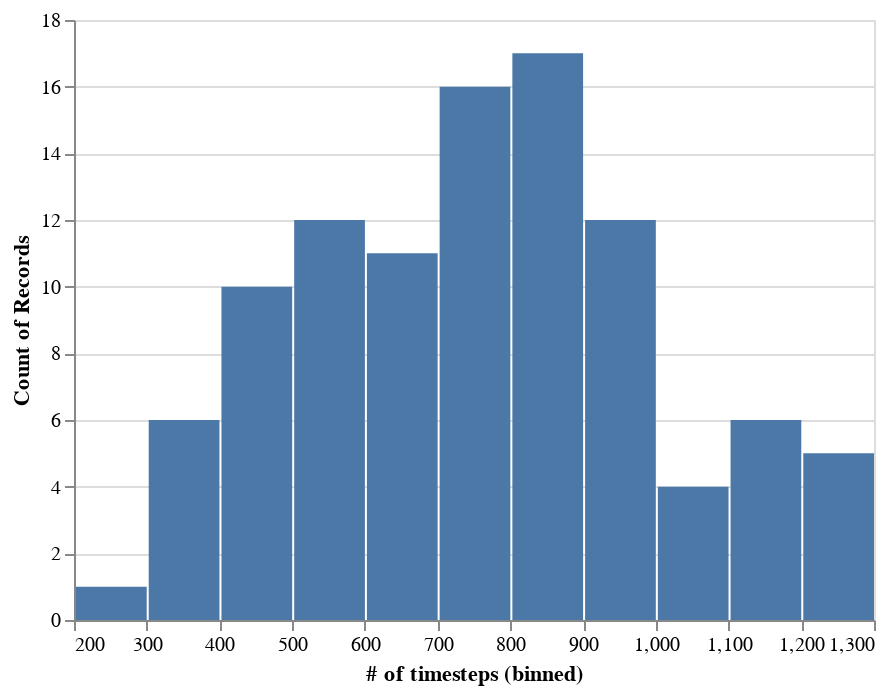

The notebook cell saved with this chart:
### Code cell
dataset = Dataset.generate(train_outlier_prob=0, n_samples=100)
sample_size_df = pd.DataFrame([len(s) for s in dataset.samples], columns=['# of timesteps'])
alt.Chart(sample_size_df).mark_bar().encode(
    alt.X("# of timesteps:Q", bin=True),
    y='count()',
)

### Figure 1 — Vega-Lite specification as saved in the notebook (floating-point values rounded to 4 significant figures)
{"config": {"view": {"continuousWidth": 400, "continuousHeight": 300}}, "data": {"name": "data-ffdd1bbcafaab8d1d77bd6ed0ea52126"}, "mark": "bar", "encoding": {"x": {"type": "quantitative", "bin": true, "field": "# of timesteps"}, "y": {"type": "quantitative", "aggregate": "count"}}, "$schema": "https://vega.github.io/schema/vega-lite/v4.8.1.json", "datasets": {"data-ffdd1bbcafaab8d1d77bd6ed0ea52126": [{"# of timesteps": 936}, {"# of timesteps": 792}, {"# of timesteps": 476}, {"# of timesteps": 1108}, {"# of timesteps": 792}, {"# of timesteps": 724}, {"# of timesteps": 344}, {"# of timesteps": 704}, {"# of timesteps": 256}, {"# of timesteps": 488}, {"# of timesteps": 872}, {"# of timesteps": 1220}, {"# of timesteps": 664}, {"# of timesteps": 896}, {"# of timesteps": 816}, {"# of timesteps": 772}, {"# of timesteps": 780}, {"# of timesteps": 536}, {"# of timesteps": 816}, {"# of timesteps": 360}, {"# of timesteps": 600}, {"# of timesteps": 876}, {"# of timesteps": 764}, {"# of timesteps": 808}, {"# of timesteps": 716}, {"# of timesteps": 772}, {"# of timesteps": 1144}, {"# of timesteps": 572}, {"# of timesteps": 924}, {"# of timesteps": 1212}, {"# of timesteps": 648}, {"# of timesteps": 692}, {"# of timesteps": 920}, {"# of timesteps": 728}, {"# of timesteps": 568}, {"# of timesteps": 608}, {"# of timesteps": 520}, {"# of timesteps": 436}, {"# of timesteps": 832}, {"# of timesteps": 972}, {"# of timesteps": 400}, {"# of timesteps": 932}, {"# of timesteps": 1240}, {"# of timesteps": 816}, {"# of timesteps": 1008}, {"# of timesteps": 552}, {"# of timesteps": 416}, {"# of timesteps": 1176}, {"# of timesteps": 408}, {"# of timesteps": 408}, {"# of timesteps": 920}, {"# of timesteps": 908}, {"# of timesteps": 848}, {"# of timesteps": 1148}, {"# of timesteps": 876}, {"# of timesteps": 896}, {"# of timesteps": 712}, {"# of timesteps": 368}, {"# of timesteps": 352}, {"# of timesteps": 652}, {"# of timesteps": 732}, {"# of timesteps": 616}, {"# of timesteps": 480}, {"# of timesteps": 696}, {"# of timesteps": 920}, {"# of timesteps": 852}, {"# of timesteps": 884}, {"# of timesteps": 888}, {"# of timesteps": 908}, {"# of timesteps": 1040}, {"# of timesteps": 908}, {"# of timesteps": 1208}, {"# of timesteps": 528}, {"# of timesteps": 744}, {"# of timesteps": 1212}, {"# of timesteps": 536}, {"# of timesteps": 948}, {"# of timesteps": 1044}, {"# of timesteps": 372}, {"# of timesteps": 1028}, {"# of timesteps": 444}, {"# of timesteps": 488}, {"# of timesteps": 868}, {"# of timesteps": 312}, {"# of timesteps": 540}, {"# of timesteps": 824}, {"# of timesteps": 864}, {"# of timesteps": 788}, {"# of timesteps": 540}, {"# of timesteps": 740}, {"# of timesteps": 996}, {"# of timesteps": 540}, {"# of timesteps": 616}, {"# of timesteps": 676}, {"# of timesteps": 1176}, {"# of timesteps": 596}, {"# of timesteps": 576}, {"# of timesteps": 620}, {"# of timesteps": 788}, {"# of timesteps": 1160}]}}
